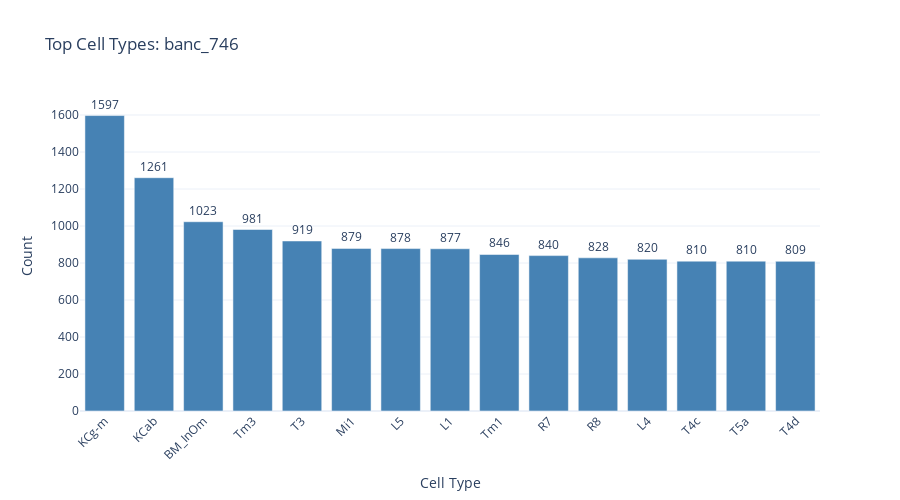

Notebook code cell kept with this figure:
### Markdown cell above
### Examine Cell Types

What are the top cell types in this dataset?

### Code cell
# Count by cell type
cell_type_counts = meta['cell_type'].value_counts().head(15)

print("Top 15 cell types in dataset:")
print(cell_type_counts)

# Create bar plot
fig = go.Figure()

fig.add_trace(go.Bar(
    x=cell_type_counts.index,
    y=cell_type_counts.values,
    marker_color='steelblue',
    text=cell_type_counts.values,
    textposition='outside'
))

fig.update_layout(
    title=f"Top Cell Types: {DATASET}",
    xaxis_title="Cell Type",
    yaxis_title="Count",
    template="plotly_white",
    height=500,
    xaxis_tickangle=-45
)

fig.show()

### Figure 1 — Plotly figure (JSON) as saved in the notebook; plotly's stock layout.template omitted (floating-point values rounded to 4 significant figures)
{"data": [{"marker": {"color": "steelblue"}, "text": [1597.0, 1261.0, 1023.0, 981.0, 919.0, 879.0, 878.0, 877.0, 846.0, 840.0, 828.0, 820.0, 810.0, 810.0, 809.0], "textposition": "outside", "type": "bar", "x": ["KCg-m", "KCab", "BM_InOm", "Tm3", "T3", "Mi1", "L5", "L1", "Tm1", "R7", "R8", "L4", "T4c", "T5a", "T4d"], "y": [1597, 1261, 1023, 981, 919, 879, 878, 877, 846, 840, 828, 820, 810, 810, 809]}], "layout": {"height": 500, "title": {"text": "Top Cell Types: banc_746"}, "xaxis": {"tickangle": -45, "title": {"text": "Cell Type"}}, "yaxis": {"title": {"text": "Count"}}}}
